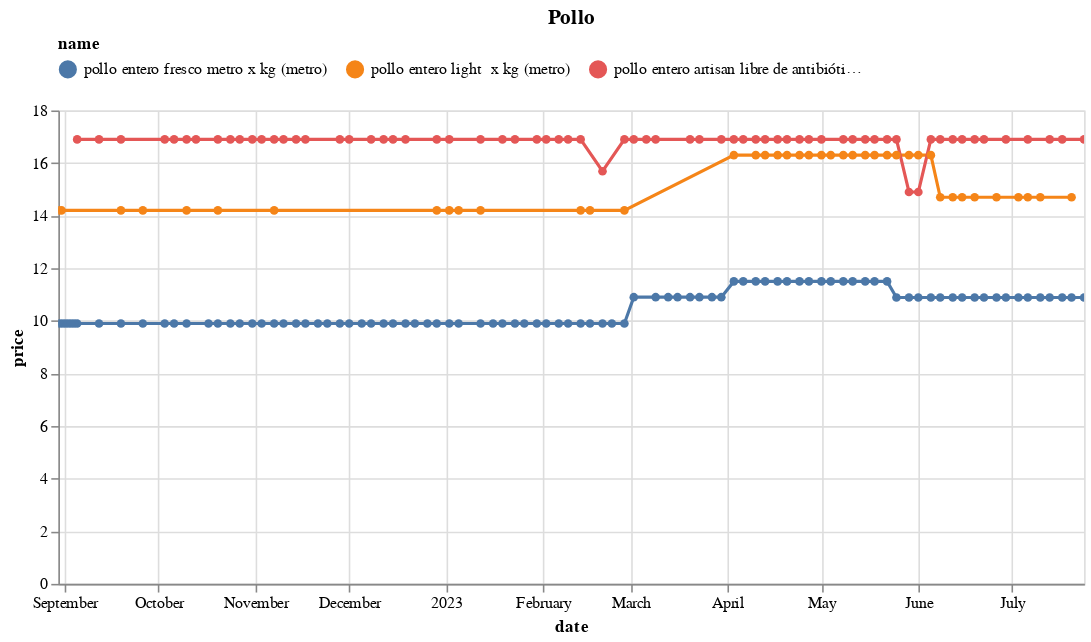

Write notebook code for a chart like this one.
### Code cell
(df
 .loc[df.name.isin(names)]
 .pipe(alt.Chart)
 .mark_line(point=True)
 .encode(x='date', y='price', color='name', tooltip=['name','price'])
 .properties(width=650, title='Pollo')
 .interactive()
 .configure_legend(orient='top', columns=3)
)

### Figure 1 — Vega-Lite specification as saved in the notebook (floating-point values rounded to 4 significant figures; data arrays with more than 128 entries replaced by an {"elided": "..."} marker saying what was removed)
{"config": {"view": {"continuousWidth": 300, "continuousHeight": 300}, "legend": {"columns": 3, "orient": "top"}}, "data": {"name": "data-eb5b4f3383c9c97ca18e40d66681407f"}, "mark": {"type": "line", "point": true}, "encoding": {"color": {"field": "name", "type": "nominal"}, "tooltip": [{"field": "name", "type": "nominal"}, {"field": "price", "type": "quantitative"}], "x": {"field": "date", "type": "temporal"}, "y": {"field": "price", "type": "quantitative"}}, "params": [{"name": "param_13", "select": {"type": "interval", "encodings": ["x", "y"]}, "bind": "scales"}], "title": "Pollo", "width": 650, "$schema": "https://vega.github.io/schema/vega-lite/v5.8.0.json", "datasets": {"data-eb5b4f3383c9c97ca18e40d66681407f": {"elided": "201 records"}}}
